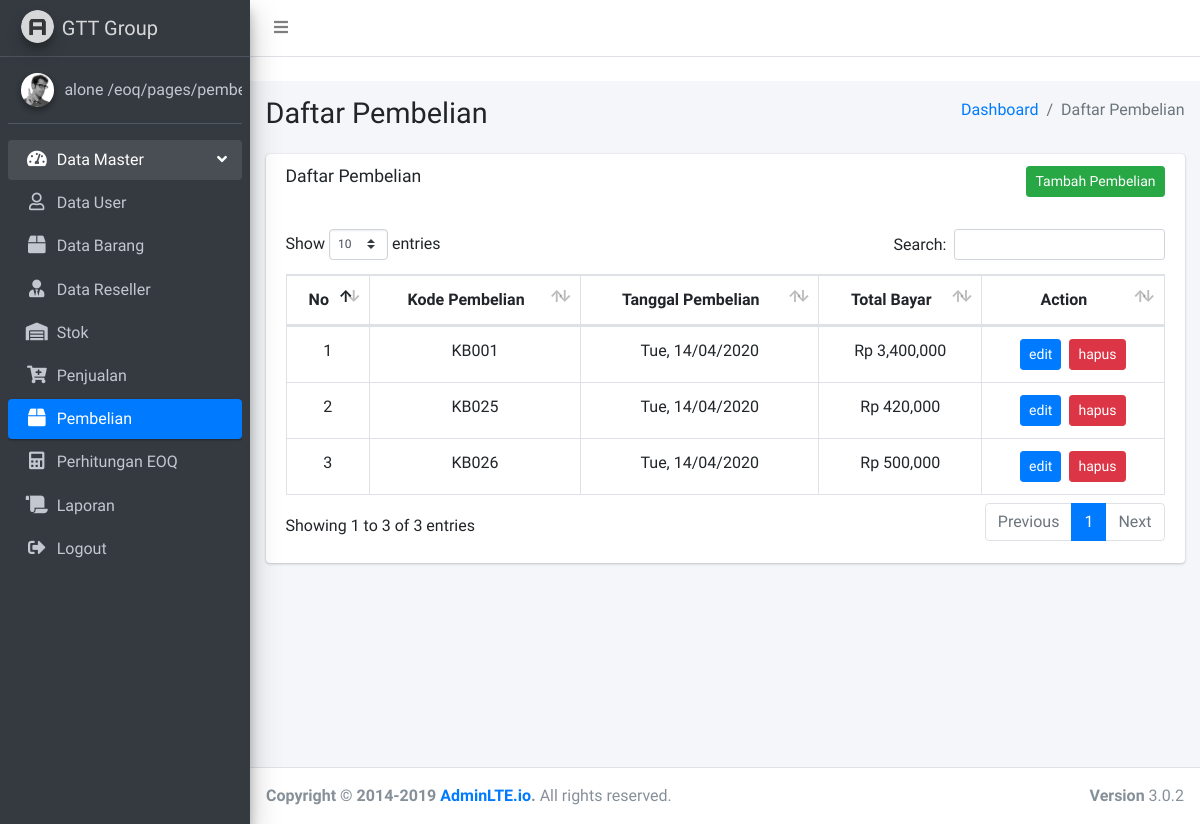
The app's page /pages/pembelian/index.php (signed in) with its own data.
### tables this page shows
CREATE TABLE `pembelian` (
  `id` int(11) NOT NULL,
  `supplier_id` int(11) NOT NULL,
  `code` varchar(10) NOT NULL COMMENT 'KB + 3 digit id => KB001',
  `total` int(10) UNSIGNED NOT NULL,
  `created_at` timestamp NOT NULL DEFAULT current_timestamp(),
  `updated_at` timestamp NOT NULL DEFAULT current_timestamp() ON UPDATE current_timestamp()
);

### pages/pembelian/index.php (the view, shortened to what this page needs)
<?php
include('../../Connect.php');
$query = "
  SELECT
    pembelian.id AS id,
    pembelian.code AS kode,
    supplier.name AS supplier,
    pembelian.total AS total,
    pembelian.created_at AS tanggal
  FROM pembelian
  INNER JOIN supplier
  ON pembelian.supplier_id=supplier.id
";
$pembelians = $conn->query($query);
?>
<!DOCTYPE html>
<html>
<head>
  <link rel="stylesheet" href="../../plugins/fontawesome-free/css/all.min.css">
  <link rel="stylesheet" href="https://code.ionicframework.com/ionicons/2.0.1/css/ionicons.min.css">
  <link rel="stylesheet" href="../../dist/css/adminlte.min.css">
  <link rel="stylesheet" href="../../plugins/datatables-bs4/css/dataTables.bootstrap4.css">
</head>
<body class="hold-transition sidebar-mini">
<div class="wrapper">
  <nav class="main-header navbar navbar-expand navbar-white navbar-light">
    <ul class="navbar-nav">
      <li class="nav-item">
        <a class="nav-link" data-widget="pushmenu" href="#"><i class="fas fa-bars"></i></a>
      </li>
    </ul>
  </nav>
  <?= include('../sidebar/index.php') ?>
  <div class="content-wrapper">
    <section class="content-header">
      <div class="container-fluid">
        <div class="row mb-2">
          <div class="col-sm-6">
            <h1>Daftar Pembelian</h1>
          </div>
          <div class="col-sm-6">
            <ol class="breadcrumb float-sm-right">
              <li class="breadcrumb-item"><a href="/index.php">Dashboard</a></li>
              <li class="breadcrumb-item active">Daftar Pembelian</li>
            </ol>
          </div>
        </div>
      </div>
    </section>
    <section class="content">
      <div class="container-fluid">
        <div class="row">
          <div class="col-12">
            <div class="card">
              <div class="card-header text-right border-bottom-0">
                <h3 class="card-title">Daftar Pembelian</h3>
                <a class="btn btn-success btn-sm" href="/eoq/pages/pembelian/create.php">
                  Tambah Pembelian
                </a>
              </div>
              <div class="card-body">
                <table id="example1" class="table table-bordered table-hover text-center">
                  <thead>
                  <tr>
                    <th>No</th>
                    <th>Kode Pembelian</th>
                    <th>Tanggal Pembelian</th>
                    <th>Total Bayar</th>
                    <th>Action</th>
                  </tr>
                  </thead>
                  <tbody>
                    <?php
                      $i = 1;
                      while ($pembelian = $pembelians->fetch_array()) {
                        $kode = $pembelian['kode'];
                        $tanggal = date_format(date_create($pembelian['tanggal']), "D, d/m/Y");
                        $totalHarga = number_format($pembelian['total'], 0);
                        $btnEdit = "<a href='/eoq/pages/pembelian/edit.php?id=".$pembelian['id']."' class='btn btn-sm btn-primary mx-1'>edit</a>";
                        $btnDelete = "<form class='d-inline mx-1' action='/eoq/backend/pembelian/delete.php?id=".$pembelian['id']."' method='post'><input type='submit' name='delete' class='btn btn-sm btn-danger' value='hapus'/></form>";
                        $action = $btnEdit.$btnDelete;
                        echo "<tr>";
                          echo "<td>$i</td>";
                          echo "<td>$kode</td>";
                          echo "<td>$tanggal</td>";
                          echo "<td>Rp $totalHarga</td>";
                          echo "<td>$action</td>";
                        echo "</tr>";
                        $i++;
                      }
                    ?>
                  </tbody>
                </table>
              </div>
            </div>
          </div>
        </div>
      </div>
    </section>
  </div>
  <footer class="main-footer">
    <div class="float-right d-none d-sm-block">
      <b>Version</b> 3.0.2
    </div>
    <strong>Copyright &copy; 2014-2019 <a href="http://adminlte.io">AdminLTE.io</a>.</strong> All rights
    reserved.
  </footer>
</div>
</body>
</html>

### records on screen
pembelian: code "KB001", created_at "Tue, 14/04/2020", total "3,400,000"
pembelian: code "KB025", created_at "Tue, 14/04/2020", total "420,000"
pembelian: code "KB026", created_at "Tue, 14/04/2020", total "500,000"

### other values on screen
$_SESSION['username'] "alone"
